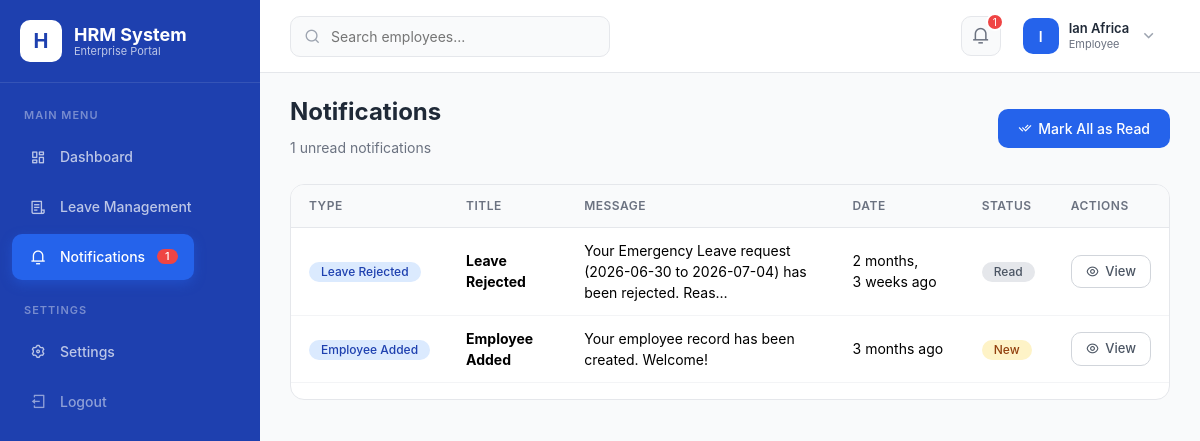
Screenshot of /notifications/ (signed in) with the database file from the repository.
### core/models.py (models this page shows, shortened)
class Notification(models.Model):
    NOTIFICATION_TYPES = [
        ('Leave Request', 'Leave Request'),
        ('Leave Approved', 'Leave Approved'),
        ('Leave Rejected', 'Leave Rejected'),
        ('Employee Added', 'Employee Added'),
        ('Attendance Alert', 'Attendance Alert'),
        ('System', 'System'),
    ]
    recipient = models.ForeignKey(User, on_delete=models.CASCADE, related_name='notifications')
    title = models.CharField(max_length=200)
    message = models.TextField()
    notification_type = models.CharField(max_length=50, choices=NOTIFICATION_TYPES, default='System')
    is_read = models.BooleanField(default=False)
    link = models.CharField(max_length=200, blank=True, null=True)
    created_at = models.DateTimeField(auto_now_add=True)
    class Meta:
        ordering = ['-created_at']

### core/views/notification_views.py (the view)
# urls.py: path('notifications/', notification_views.notification_list, name='notification_list'),
@login_required
def notification_list(request):
    notifications = Notification.objects.filter(recipient=request.user)
    paginator = Paginator(notifications, 20)
    page_number = request.GET.get('page')
    page_obj = paginator.get_page(page_number)
    unread_count = notifications.filter(is_read=False).count()
    context = {
        'page_obj': page_obj,
        'notifications': page_obj,
        'unread_count': unread_count,
    }
    return render(request, 'notifications.html', context)

### core/context_processors.py (called while the page is built, shortened)
def notification_count(request):
    if request.user.is_authenticated:
        unread_count = Notification.objects.filter(
            recipient=request.user, is_read=False
        ).count()
        recent_notifications = Notification.objects.filter(
            recipient=request.user
        )[:5]
        user_role = get_user_role(request.user)
        return {
            'unread_notifications': unread_count,
            'recent_notifications': recent_notifications,
            'user_role': user_role,
            'user_role_display': ROLE_DISPLAY.get(user_role, 'Employee'),
        }

### templates/notifications.html (shortened to what this page needs)
{% extends 'base.html' %}
{% load static %}
{% block content %}
<div class="page-header">
    <div class="page-title">
        <h2>Notifications</h2>
        <small>{{ unread_count }} unread notifications</small>
    </div>
    <div style="display:flex;gap:8px;">
        <a href="{% url 'notification_mark_all_read' %}" class="btn btn-primary">
            <i class="ri-check-double-line"></i> Mark All as Read
        </a>
    </div>
</div>
<div class="table-card fade-in">
    <div class="table-responsive">
        <table class="table">
            <thead>
                <tr>
                    <th>Type</th>
                    <th>Title</th>
                    <th>Message</th>
                    <th>Date</th>
                    <th>Status</th>
                    <th>Actions</th>
                </tr>
            </thead>
            <tbody>
                {% for notif in notifications %}
                <tr style="{% if not notif.is_read %}background:var(--primary-light);{% endif %}">
                    <td>
                        <span class="badge badge-info">{{ notif.notification_type }}</span>
                    </td>
                    <td><strong>{{ notif.title }}</strong></td>
                    <td>{{ notif.message|truncatechars:80 }}</td>
                    <td>{{ notif.created_at|timesince }} ago</td>
                    <td>
                        {% if notif.is_read %}
                        <span class="badge badge-secondary">Read</span>
                        {% else %}
                        <span class="badge badge-warning">New</span>
                        {% endif %}
                    </td>
                    <td>
                        <a href="{% url 'notification_mark_read' notif.pk %}" class="btn btn-sm btn-outline">
                            <i class="ri-eye-line"></i> View
                        </a>
                    </td>
                </tr>
                {% empty %}
                <tr><td colspan="6" style="text-align:center;padding:60px;color:var(--gray-500);">
                    <i class="ri-notification-off-line" style="font-size:48px;display:block;margin-bottom:12px;"></i>
                    No notifications yet.
                </td></tr>
                {% endfor %}
            </tbody>
        </table>
    </div>
</div>
{% endblock %}

### templates/navbar.html (shortened to what this page needs)
{% load static %}
<nav class="top-navbar">
    <div class="navbar-left">
        <div class="search-box">
            <i class="ri-search-line"></i>
            <form method="GET" action="{% url 'employee_list' %}" style="display:inline;">
                <input type="text" name="search" placeholder="Search employees..." value="{{ search_query|default:'' }}">
            </form>
        </div>
    </div>
    <div class="navbar-right">
        <div class="position-relative">
            <button class="nav-icon" id="notificationBtn">
                <i class="ri-notification-3-line"></i>
                {% if unread_notifications > 0 %}
                <span class="notification-dot">{{ unread_notifications }}</span>
                {% endif %}
            </button>
        </div>
        <div class="position-relative">
            <div class="user-dropdown" id="userDropdownBtn">
                <div class="user-avatar">
                    {% with name=user.get_full_name|default:user.username %}
                    {{ name|make_list|first|upper }}
                    {% endwith %}
                </div>
                <div class="user-info">
                    <div class="name">{{ user.get_full_name|default:user.username }}</div>
                    <div class="role">{{ user_role_display|default:"Employee" }}</div>
                </div>
                <i class="ri-arrow-down-s-line" style="color:var(--gray-400);font-size:18px;"></i>
            </div>
        </div>
    </div>
</nav>

### static/css/styles.css (style rules this page uses)
:root { --primary: #2563EB; --primary-dark: #1E40AF; --primary-light: #DBEAFE; --white: #FFFFFF; --dark: #1F2937; --success: #10B981; --warning: #F59E0B; --danger: #EF4444; --gray-50: #F9FAFB; --gray-100: #F3F4F6; --gray-200: #E5E7EB; --gray-300: #D1D5DB; --gray-400: #9CA3AF; --gray-500: #6B7280; --gray-600: #4B5563; --sidebar-width: 260px; }
* { margin: 0; padding: 0; box-sizing: border-box; }
body { font-family: 'Inter', -apple-system, BlinkMacSystemFont, 'Segoe UI', Roboto, sans-serif; background: var(--gray-50); color: var(--dark); overflow-x: hidden; }
a { text-decoration: none; }
.top-navbar { background: var(--white); padding: 12px 30px; display: flex; align-items: center; justify-content: space-between; border-bottom: 1px solid var(--gray-200); position: sticky; top: 0; z-index: 999; }
.top-navbar .navbar-left { display: flex; align-items: center; gap: 20px; }
.top-navbar .search-box { position: relative; }
.top-navbar .search-box input { width: 320px; padding: 9px 16px 9px 40px; border: 1px solid var(--gray-200); border-radius: 10px; font-size: 14px; background: var(--gray-50); transition: all 0.2s; }
.top-navbar .search-box i { position: absolute; left: 14px; top: 50%; transform: translateY(-50%); color: var(--gray-400); }
.top-navbar .navbar-right { display: flex; align-items: center; gap: 16px; }
.top-navbar .nav-icon { position: relative; width: 40px; height: 40px; border-radius: 10px; background: var(--gray-50); border: 1px solid var(--gray-200); display: flex; align-items: center; justify-content: center; color: var(--gray-500); font-size: 18px; cursor: pointer; transition: all 0.2s; }
.top-navbar .nav-icon .notification-dot { position: absolute; top: -4px; right: -4px; width: 18px; height: 18px; background: var(--danger); border-radius: 50%; font-size: 10px; color: white; display: flex; align-items: center; justify-content: center; border: 2px solid var(--white); }
.top-navbar .user-dropdown { display: flex; align-items: center; gap: 10px; cursor: pointer; padding: 6px 12px 6px 6px; border-radius: 10px; transition: all 0.2s; }
.top-navbar .user-avatar { width: 36px; height: 36px; border-radius: 10px; background: var(--primary); color: white; display: flex; align-items: center; justify-content: center; font-weight: 600; font-size: 14px; }
.top-navbar .user-info { line-height: 1.3; }
.top-navbar .user-info .name { font-size: 13px; font-weight: 600; color: var(--dark); }
.top-navbar .user-info .role { font-size: 11px; color: var(--gray-500); }
.page-header { display: flex; justify-content: space-between; align-items: center; margin-bottom: 25px; flex-wrap: wrap; gap: 12px; }
.page-header h2 { font-size: 24px; font-weight: 700; color: var(--dark); }
.page-header .page-title small { font-size: 14px; color: var(--gray-500); font-weight: 400; }
.table-card { background: var(--white); border-radius: 14px; border: 1px solid var(--gray-200); overflow: hidden; }
.table-responsive { overflow-x: auto; }
.table { width: 100%; border-collapse: collapse; }
.table th { padding: 12px 18px; text-align: left; font-size: 12px; font-weight: 600; text-transform: uppercase; letter-spacing: 0.5px; color: var(--gray-500); background: var(--gray-50); border-bottom: 1px solid var(--gray-200); }
.table td { padding: 12px 18px; font-size: 14px; border-bottom: 1px solid var(--gray-100); vertical-align: middle; }
.badge { padding: 4px 12px; border-radius: 20px; font-size: 12px; font-weight: 500; display: inline-block; }
.badge-warning { background: #FEF3C7; color: #92400E; }
.badge-info { background: var(--primary-light); color: var(--primary-dark); }
.badge-secondary { background: var(--gray-200); color: var(--gray-600); }
.btn { display: inline-flex; align-items: center; gap: 6px; padding: 9px 20px; border: none; border-radius: 10px; font-size: 14px; font-weight: 500; cursor: pointer; transition: all 0.2s; text-decoration: none; }
.btn-primary { background: var(--primary); color: var(--white); }
.btn-outline { background: transparent; border: 1px solid var(--gray-300); color: var(--gray-600); }
.btn-sm { padding: 6px 14px; font-size: 13px; }
.fade-in { animation: fadeIn 0.3s ease; }

### rows the page displays
Notification: notification_type "Leave Rejected", title "Leave Rejected", message "Your Emergency Leave request (2026-06-30 to 2026-07-04) has been rejected. Reas…", created_at "2 months, 3 weeks", is_read "Read"
Notification: notification_type "Employee Added", title "Employee Added", message "Your employee record has been created. Welcome!", created_at "3 months", is_read "New"

### other values shown
{{ unread_notifications }} "1"
{{ name|make_list|first|upper }} "I"
{{ user.get_full_name|default:user.username }} "Ian Africa"
{{ user_role_display|default:"Employee" }} "Employee"
{{ unread_count }} "1"
